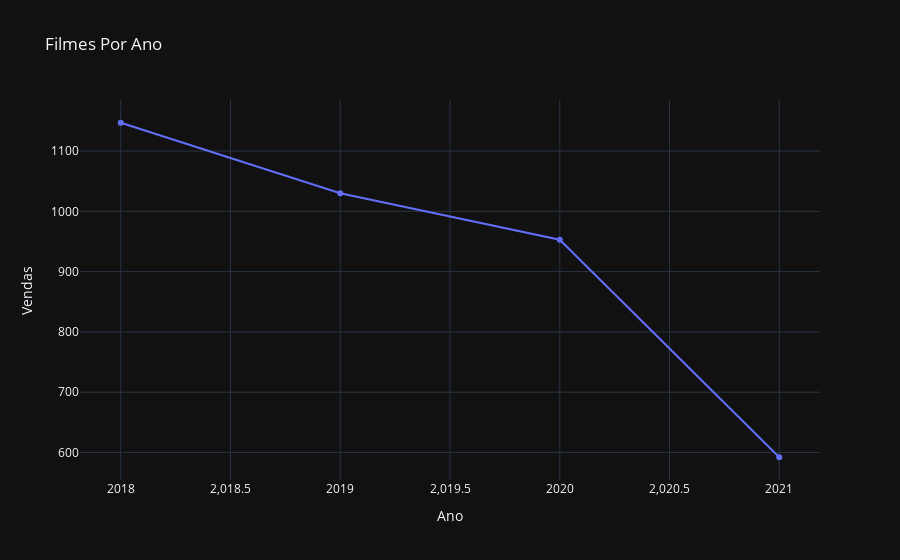

The notebook cell this image was saved under:
### Code cell
df_grafico = px.line(
    df_ano,
    x='release_year',
    y='total',
    markers=True,
    title='Filmes Por Ano',
    labels={
        'release_year': 'Ano',
        'total': 'Vendas'
    }
)
df_grafico.show()

### Figure 1 — Plotly figure (JSON) as saved in the notebook; plotly's stock layout.template omitted (floating-point values rounded to 4 significant figures)
{"data": [{"hovertemplate": "Ano=%{x}<br>Vendas=%{y}<extra></extra>", "legendgroup": "", "line": {"color": "#636efa", "dash": "solid"}, "marker": {"symbol": "circle"}, "mode": "lines+markers", "name": "", "orientation": "v", "showlegend": false, "x": [2018, 2019, 2020, 2021], "xaxis": "x", "y": [1147, 1030, 953, 592], "yaxis": "y", "type": "scatter"}], "layout": {"xaxis": {"anchor": "y", "domain": [0.0, 1.0], "title": {"text": "Ano"}}, "yaxis": {"anchor": "x", "domain": [0.0, 1.0], "title": {"text": "Vendas"}}, "legend": {"tracegroupgap": 0}, "title": {"text": "Filmes Por Ano"}}}
